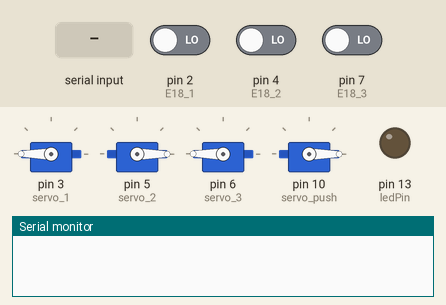
Bench run of a sketch on a simulated Arduino Uno, built with avr-gcc and run on an emulated ATmega328P. On the bench: 4 × servo, output pins drawn as LEDs (lit = HIGH), the last lines printed to the serial monitor. The test bench sets the inputs (shaded band); at power-on: pin 2 (E18_1) LOW, pin 4 (E18_2) LOW, pin 7 (E18_3) LOW.

Above: at 1.2 s.
1.3 s: "type1" received over Serial
At 4.0 s:
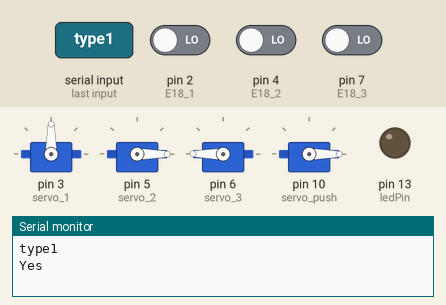
6.9 s: "ledon" received over Serial
At 8.6 s:
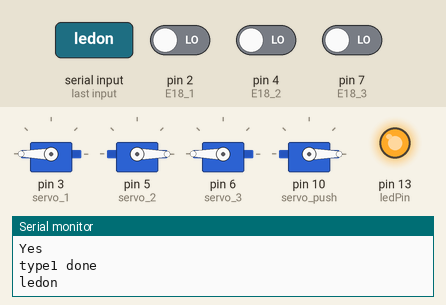
9.3 s: "type2" received over Serial
At 11.0 s:
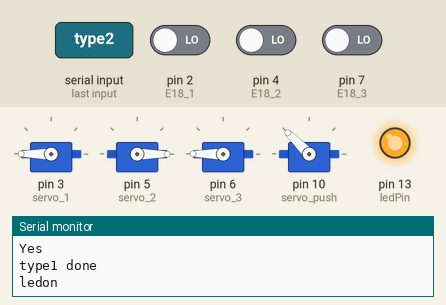
14.9 s: "type3" received over Serial
At 17.8 s:
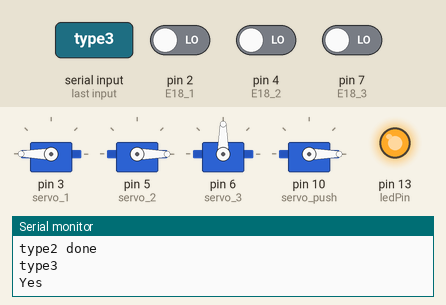
20.5 s: "type1" received over Serial
At 23.4 s:
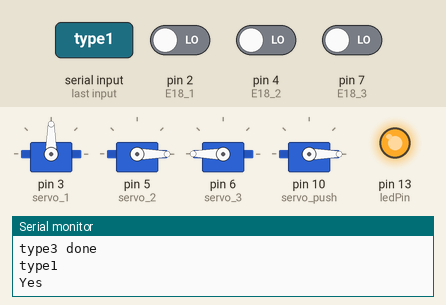
Timing chart, 0 to 26.1 s (numbered marks = the images above; inputs shaded):
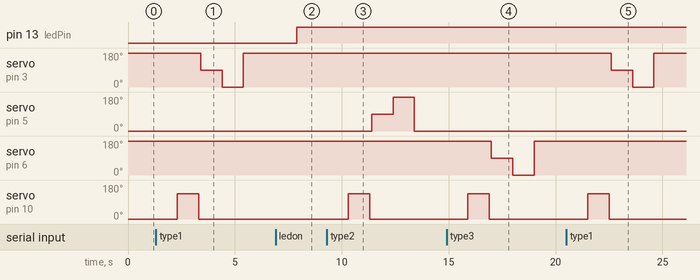

Measured:
- after the input at 1.3 s, servo on pin 3 (servo_1): 180° → 90° after 2.1 s, → 0° 1.0 s later, → 180° 1.0 s later; servo on pin 10 (servo_push): 0° → 135° after 1.0 s, → 0° 1.0 s later
- after the input at 6.9 s, pin 13 (ledPin): LOW → HIGH after 1.0 s
- after the input at 9.3 s, servo on pin 5 (servo_2): 0° → 90° after 2.1 s, → 180° 1.0 s later, → 0° 1.0 s later; servo on pin 10 (servo_push): 0° → 135° after 1.0 s, → 0° 1.0 s later
- after the input at 14.9 s, servo on pin 6 (servo_3): 180° → 90° after 2.1 s, → 0° 1.0 s later, → 180° 1.0 s later; servo on pin 10 (servo_push): 0° → 135° after 1.0 s, → 0° 1.0 s later
- after the input at 20.5 s, servo on pin 3 (servo_1): 180° → 90° after 2.1 s, → 0° 1.0 s later, → 180° 1.0 s later; servo on pin 10 (servo_push): 0° → 135° after 1.0 s, → 0° 1.0 s later

The sketch:

ARDUINO.ino
```cpp
#include <Servo.h>

int servo_1 = 3;
int servo_2 = 5;
int servo_3 = 6;
int servo_push = 10;

int E18_1 = 2;
int E18_2 = 4;
int E18_3 = 7;

// Servo
Servo Servo_1;
Servo Servo_2;
Servo Servo_3;
Servo Servo_Push;

int ledPin = 13;

void setup()
{
    Serial.begin(115200); // UART Start
    pinMode(ledPin, OUTPUT);

    pinMode(E18_1, INPUT);
    pinMode(E18_2, INPUT);
    pinMode(E18_3, INPUT);

    Servo_1.attach(servo_1);
    Servo_2.attach(servo_2);
    Servo_3.attach(servo_3);
    Servo_Push.attach(servo_push);

    Servo_1.write(180);
    Servo_2.write(0);
    Servo_3.write(180);
    Servo_Push.write(0);
}

void check_1()
{
    int value;
    while (true)
    {
        value = digitalRead(E18_1);
        if (value == 0)
        {
            Serial.println("Yes");
            Servo_1.write(90);
            delay(1000);
            Servo_1.write(0);
            delay(1000);
            Servo_1.write(180);
            delay(1000);
            break; // Break out of the loop after moving the servo back to position 0
        }
        else
        {
            Serial.println("No");
        }
        delay(100);
    }
}

void check_2()
{
    int value;
    while (true)
    {
        value = digitalRead(E18_2);
        if (value == 0)
        {
            Serial.println("Yes");
            Servo_2.write(90);
            delay(1000);
            Servo_2.write(180);
            delay(1000);
            Servo_2.write(0);
            delay(1000);
            break;
        }
        else
        {
            Serial.println("No");
        }
        delay(100);
    }
}

void check_3()
{
    int value;
    while (true)
    {
        value = digitalRead(E18_3);
        if (value == 0)
        {
            Serial.println("Yes");
            Servo_3.write(90);
            delay(1000);
            Servo_3.write(0);
            delay(1000);
            Servo_3.write(180);
            delay(1000);
            break;
        }
        else
        {
            Serial.println("No");
        }
        delay(100);
    }
}

void loop()
{
    if (Serial.available())
    {
        String command = "";
        while (Serial.available())
        {
            command = Serial.readString();
        }

        if (command == "ledon")
        {
            digitalWrite(ledPin, HIGH);
            Serial.println("ledon");
        }
        else if (command == "ledoff")
        {
            digitalWrite(ledPin, LOW);
            Serial.println("ledoff");
        }

        if (command == "type1" || command == "type2" || command == "type3" || command == "type4")
        {
            Servo_Push.write(135);
            delay(1000);
            Servo_Push.write(0);
            delay(100);
            if (command == "type1")
            {
                Serial.println("type1");
                check_1();
                Serial.println("type1 done");
            }
            else if (command == "type2")
            {
                Serial.println("type2");
                check_2();
                Serial.println("type2 done");
            }
            else if (command == "type3")
            {
                Serial.println("type3");
                check_3();
                Serial.println("type3 done");
            }
            else if (command == "type4")
            {
                Serial.println("type4");
                delay(400);
            }
        }
    }
}
```
